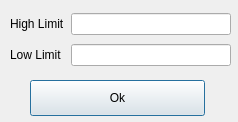
<?xml version="1.0" encoding="UTF-8"?>
<ui version="4.0">
 <class>Dialog</class>
 <widget class="QDialog" name="Dialog">
  <property name="geometry">
   <rect>
    <x>0</x>
    <y>0</y>
    <width>238</width>
    <height>122</height>
   </rect>
  </property>
  <property name="windowTitle">
   <string>Dialog</string>
  </property>
  <widget class="QWidget" name="gridLayoutWidget">
   <property name="geometry">
    <rect>
     <x>10</x>
     <y>10</y>
     <width>221</width>
     <height>61</height>
    </rect>
   </property>
   <layout class="QGridLayout" name="gridLayout">
    <item row="1" column="1">
     <widget class="QLineEdit" name="lineEdit_low_limit"/>
    </item>
    <item row="1" column="0">
     <widget class="QLabel" name="lable_low_limit">
      <property name="text">
       <string>Low Limit</string>
      </property>
     </widget>
    </item>
    <item row="0" column="1">
     <widget class="QLineEdit" name="lineEdit_high_limit"/>
    </item>
    <item row="0" column="0">
     <widget class="QLabel" name="label_high_limit">
      <property name="text">
       <string>High Limit</string>
      </property>
     </widget>
    </item>
   </layout>
  </widget>
  <widget class="QPushButton" name="pushButton_ok">
   <property name="geometry">
    <rect>
     <x>30</x>
     <y>80</y>
     <width>175</width>
     <height>36</height>
    </rect>
   </property>
   <property name="text">
    <string>Ok</string>
   </property>
  </widget>
 </widget>
 <resources/>
 <connections/>
</ui>
